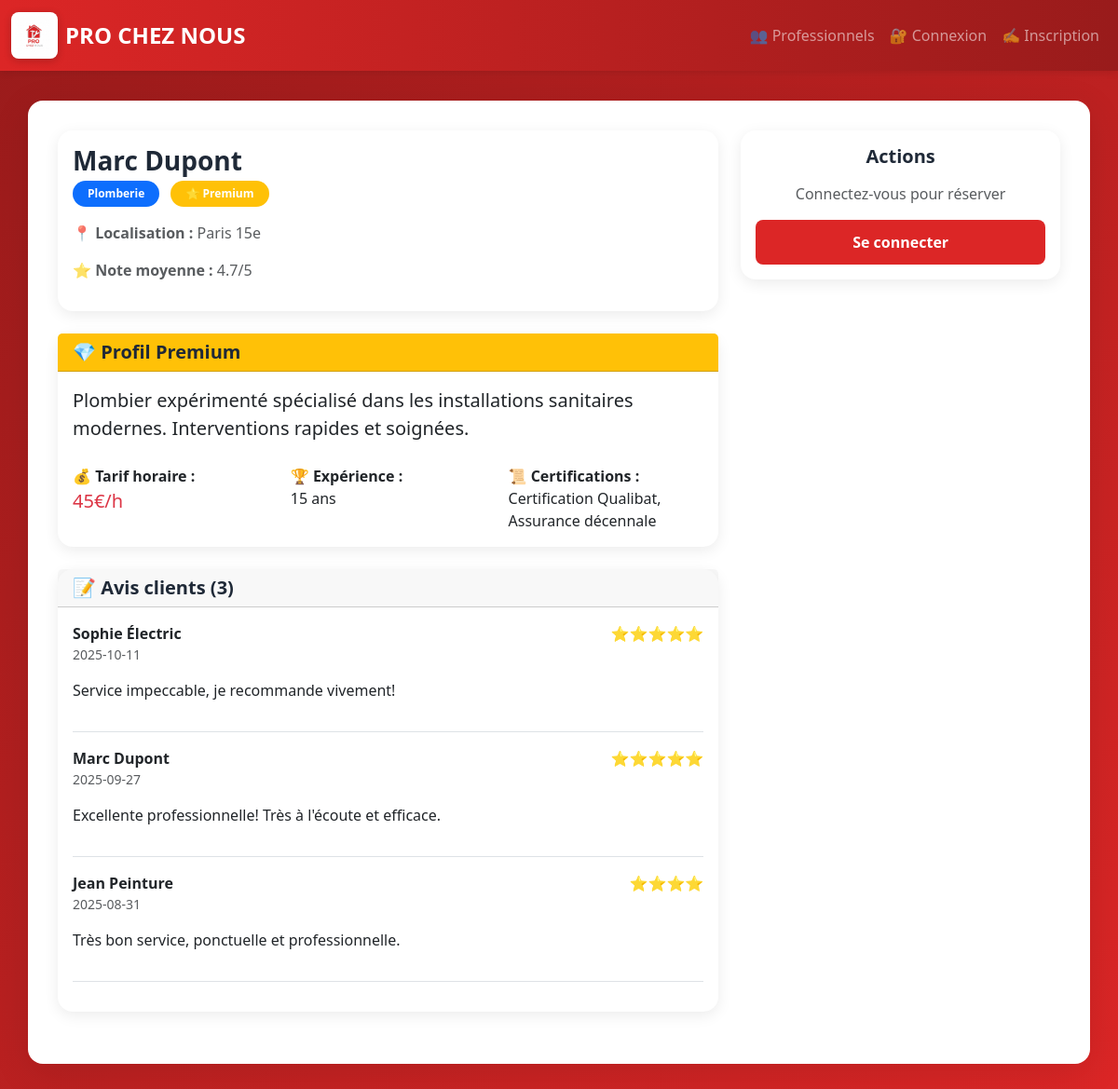
The app's page /profil/1 with its own data.
### tables this page shows
CREATE TABLE users (
            id INTEGER PRIMARY KEY,
            name TEXT,
            email TEXT UNIQUE,
            password TEXT,
            role TEXT,
            localisation TEXT,
            categorie TEXT,
            plan TEXT DEFAULT 'gratuit'
        , statut_verification TEXT DEFAULT "non_verifie", latitude REAL, longitude REAL, phone TEXT);

CREATE TABLE profils_pro (
            id INTEGER PRIMARY KEY,
            pro_id INTEGER UNIQUE,
            description TEXT,
            tarif_horaire TEXT,
            experience TEXT,
            certifications TEXT,
            photo_url TEXT,
            FOREIGN KEY(pro_id) REFERENCES users(id)
        );

CREATE TABLE avis (
            id INTEGER PRIMARY KEY,
            pro_id INTEGER,
            client_id INTEGER,
            note INTEGER,
            commentaire TEXT,
            date TEXT,
            FOREIGN KEY(pro_id) REFERENCES users(id),
            FOREIGN KEY(client_id) REFERENCES users(id)
        );

### app.py (the view)
@app.route('/profil/<int:pro_id>')
def profil(pro_id):
    conn = get_db()
    pro = conn.execute('SELECT * FROM users WHERE id = ? AND role = ?', (pro_id, 'pro')).fetchone()
    if not pro:
        flash('Professionnel introuvable', 'error')
        return redirect(url_for('view_professionals'))
    profil_enrichi = conn.execute('SELECT * FROM profils_pro WHERE pro_id = ?', (pro_id,)).fetchone()
    avis = conn.execute('''
        SELECT a.*, u.name as client_name FROM avis a
        JOIN users u ON a.client_id = u.id
        WHERE a.pro_id = ? ORDER BY a.date DESC
    ''', (pro_id,)).fetchall()
    note_moyenne = conn.execute('SELECT AVG(note) as moyenne FROM avis WHERE pro_id = ?', (pro_id,)).fetchone()
    is_favori = False
    if 'user_id' in session:
        favori = conn.execute('SELECT * FROM favoris WHERE client_id = ? AND pro_id = ?',
                            (session['user_id'], pro_id)).fetchone()
        is_favori = favori is not None
    return render_template('profil.html', pro=pro, profil=profil_enrichi, avis=avis,
                         note_moyenne=note_moyenne, is_favori=is_favori)

### app.py (called while the page is built)
def get_db():
    conn = sqlite3.connect('database.db')
    conn.row_factory = sqlite3.Row
    return conn

### templates/profil.html (shortened to what this page needs)
{% extends "base.html" %}
{% block content %}
<div class="row">
    <div class="col-md-8">
        <div class="card mb-4">
            <div class="card-body">
                <div class="d-flex justify-content-between align-items-center mb-3">
                    <div>
                        <h3 class="mb-1">
                            {{ pro.name }}
                        </h3>
                        <span class="badge bg-primary me-2">{{ pro.categorie }}</span>
                        {% if pro.plan == 'premium' %}
                        <span class="badge bg-warning">⭐ Premium</span>
                        {% endif %}
                    </div>
                </div>
                {% if pro.localisation %}
                <p class="text-muted"><strong>📍 Localisation :</strong> {{ pro.localisation }}</p>
                {% endif %}
                {% if note_moyenne and note_moyenne['moyenne'] %}
                <p class="text-muted"><strong>⭐ Note moyenne :</strong> {{ "%.1f"|format(note_moyenne['moyenne']) }}/5</p>
                {% endif %}
            </div>
        </div>
        {% if profil %}
        <div class="card mb-4 border-warning">
            <div class="card-header bg-warning text-dark">
                <h5 class="mb-0">💎 Profil Premium</h5>
            </div>
            <div class="card-body">
                <p class="lead">{{ profil.description }}</p>
                <div class="row mt-4">
                    <div class="col-md-4">
                        <strong>💰 Tarif horaire :</strong><br>
                        <span class="text-danger fs-5">{{ profil.tarif_horaire }}</span>
                    </div>
                    <div class="col-md-4">
                        <strong>🏆 Expérience :</strong><br>
                        {{ profil.experience }}
                    </div>
                    <div class="col-md-4">
                        <strong>📜 Certifications :</strong><br>
                        {{ profil.certifications }}
                    </div>
                </div>
            </div>
        </div>
        {% endif %}
        <div class="card mb-4">
            <div class="card-header">
                <h5 class="mb-0">📝 Avis clients ({{ avis|length }})</h5>
            </div>
            <div class="card-body">
                {% if avis %}
                    {% for avis_item in avis %}
                    <div class="border-bottom pb-3 mb-3">
                        <div class="d-flex justify-content-between">
                            <strong>{{ avis_item.client_name }}</strong>
                            <span class="text-warning">{{ '⭐' * avis_item.note }}</span>
                        </div>
                        <p class="text-muted small">{{ avis_item.date }}</p>
                        {% if avis_item.commentaire %}
                        <p>{{ avis_item.commentaire }}</p>
                        {% endif %}
                    </div>
                    {% endfor %}
                {% else %}
                <p class="text-muted">Aucun avis pour le moment.</p>
                {% endif %}
            </div>
        </div>
    </div>
    <div class="col-md-4">
        <div class="card mb-3">
            <div class="card-body text-center">
                <h5 class="mb-3">Actions</h5>
                {% if session.user_id and session.role == 'user' %}
                <a href="{{ url_for('book', pro_id=pro.id) }}" class="btn btn-danger w-100 mb-2">
                    📅 Réserver un rendez-vous
                </a>
                <a href="{{ url_for('send_message', dest_id=pro.id) }}" class="btn btn-primary w-100 mb-2">
                    💬 Envoyer un message
                </a>
                <a href="{{ url_for('rate', pro_id=pro.id) }}" class="btn btn-outline-warning w-100">
                    ⭐ Laisser un avis
                </a>
                {% else %}
                <p class="text-muted">Connectez-vous pour réserver</p>
                <a href="{{ url_for('login') }}" class="btn btn-primary w-100">Se connecter</a>
                {% endif %}
            </div>
        </div>
    </div>
</div>
{% endblock %}

### static/style.css (style rules this page uses)
:root { --primary-color: #dc2626; --primary-dark: #991b1b; --secondary-color: #ef4444; --text-dark: #1f2937; --text-light: #6b7280; --border-color: #e5e7eb; --bg-light: #fef2f2; }
body { font-family: 'Segoe UI', Tahoma, Geneva, Verdana, sans-serif; color: var(--text-dark); background: linear-gradient(135deg, #991b1b 0%, #dc2626 100%); min-height: 100vh; }
.btn-primary { background: var(--primary-color); border: none; padding: 0.75rem 2rem; border-radius: 8px; font-weight: 600; transition: all 0.3s ease; }
h3, h4, h5 { color: var(--text-dark); font-weight: 700; }
.card { border: none; border-radius: 16px; box-shadow: 0 4px 16px rgba(0,0,0,0.08); }
.badge { padding: 0.5rem 1rem; border-radius: 20px; font-weight: 600; }

### records on screen
users: name "Marc Dupont", categorie "Plomberie", localisation "Paris 15e"
profils_pro: description "Plombier expérimenté spécialisé dans les installations sanitaires modernes. Interventions rapides et soignées.", tarif_horaire "45€/h", experience "15 ans", certifications "Certification Qualibat, Assurance décennale"
avis: client_name "Sophie Électric", note "⭐⭐⭐⭐⭐", date "2025-10-11", commentaire "Service impeccable, je recommande vivement!"
avis: client_name "Marc Dupont", note "⭐⭐⭐⭐⭐", date "2025-09-27", commentaire "Excellente professionnelle! Très à l'écoute et efficace."
avis: client_name "Jean Peinture", note "⭐⭐⭐⭐", date "2025-08-31", commentaire "Très bon service, ponctuelle et professionnelle."

### other values on screen
{{ "%.1f"|format(note_moyenne['moyenne']) }} "4.7"
{{ avis|length }} "3"
